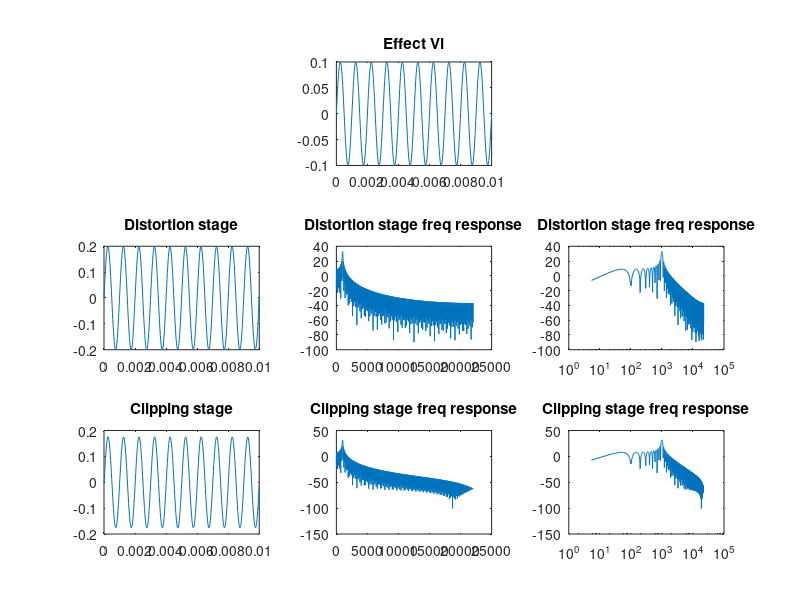

Reproduce this figure in MATLAB.
clc;clear; close all;
Fs = 44100;
Ts = 1/Fs;
f = 1000;
t = [0:Ts:0.01].';

Vi = 0.1* sin(2*pi*f*t);

N = length(Vi);
C1 = 47e-9;
R1 = Ts/(2*C1);
R3 = 4700;
R4 = 1e6;
Rp = 1e6; % max

G = 1 / (R1+R3+Rp);
Gb = (R3+Rp) * G;
Gi = 1 + R4*G;
Gx1 = R1 * R4 * G;
x1 = 0;
x2 = 0;
Vo = zeros(N,1);
Vb = 0;
Vr1 = 0;

for n = 1:N
   Vb = Gb*Vi(n,1) - R1*Gb*x1;
   Vr1 = Vi(n,1) - Vb;
   Vo(n,1) = Gi*Vi(n,1) - Gx1*x1;
   if Vo(n,1) > 4.5;
       Vo(n,1) = 4.5;
   elseif Vo(n,1) < -4.5;
       Vo(n,1) = -4.5;  
   end
   if n < N
       x1 = (2 * Vr1 / R1) - x1;
   end
end

% Waveform
subplot(3,3,2);
plot(t,Vi);
title('Effect Vi');

subplot(3,3,4);
plot(t, Vo);
title('Distortion stage');
subplot(3,3,5);
[H,F] = freqz(Vo,1,4096,Fs);
plot(F , 20*log10(abs(H)));
title('Distortion stage freq response');

subplot(3,3,6);
semilogx(F , 20*log10(abs(H)));
title('Distortion stage freq response');

% clipping stage
Vi2 = Vo;

% Diod parameters
eta = 1;
Is = 1*10^-15;
Vt = 26*10^-3;

C2 = 1*10^-9;
R2 = Ts/(2*C2);
R5 = 10e3;

Vo2 = zeros(N,1);
x = 0;
Vd = 0.1;
thr = 0.000000001;
b = 1.0;
Ga = (1/R5 + 1/R2);
for n = 1:N 
    % Step 1: Find voltage across nonlinear componenets
    iter = 1;
    fd = -Vi2(n,1)/R2 + Is * sinh(Vd/(eta*Vt)) + Ga*Vd - x;
    while (iter < 50 && abs(fd) > thr)
        fdd = (Is/(eta*Vt)) * cosh(Vd/(eta*Vt)) + Ga;
        Vnew = Vd - b * fd / fdd;
        fdNew = -Vi2(n,1)/R2 + Is * sinh(Vnew/(eta*Vt)) + Ga*Vnew - x;
        if abs(fdNew) < abs(fd)
            Vd = Vnew;
            b = 1.0;
        else
            b = b * 0.5;
        end
        
        fd = -Vi2(n,1)/R2 + Is * sinh(Vd/(eta*Vt)) + Ga*Vd - x;
        iter = iter + 1;
    end
    % Step 2: Calculate Output
    Vo2(n,1) = Vd;
    
    % Step 3: Update State Variables
    x = 2*(Vo2(n,1))/R2 - x;
end

subplot(3,3,7);
plot(t, Vo2);
title('Clipping stage');
subplot(3,3,8);
[H2,F2] = freqz(Vo2,1,4096,Fs);
plot(F2 , 20*log10(abs(H2)));
title('Clipping stage freq response');

subplot(3,3,9);
semilogx(F2 , 20*log10(abs(H2)));
title('Clipping stage freq response');